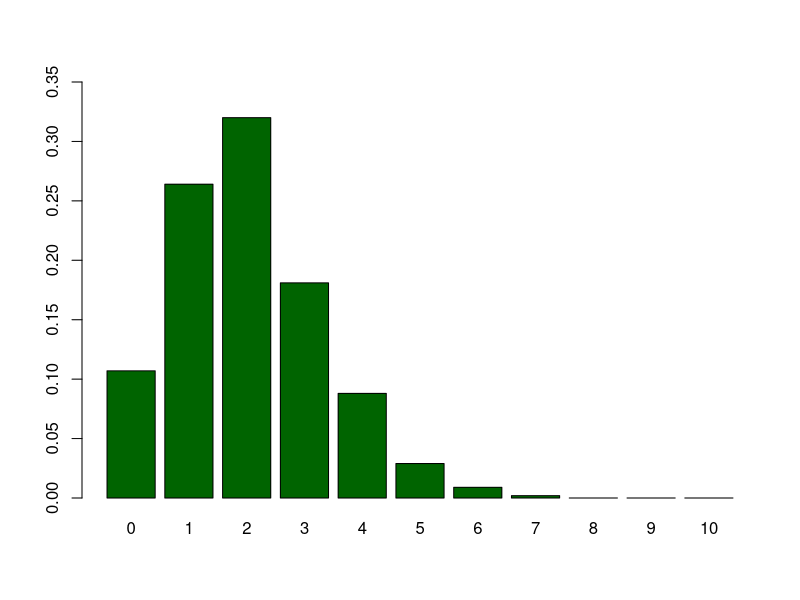

R code for this plot:
## ---- chunk 1
my.tosses = c(0,0,1,0,0,0,0,0,1,0)
## ---- chunk 2
sample(my.tosses, replace = TRUE)
sample(my.tosses, replace = TRUE)
sample(my.tosses, replace = TRUE)
sample(my.tosses, replace = TRUE)
## ---- chunk 3
n.bootstrap.samples = 1000
n.heads = vector()

for (i in 1:n.bootstrap.samples) {
  bootstrap.sample <- sample(my.tosses, replace = TRUE)
  
  n.heads[i] <- sum(bootstrap.sample) 
}
## ---- chunk 4
kableExtra::kable( matrix(n.heads, 25, 40))
## ---- chunk 5
transposed <- t(table(factor(n.heads, levels=0:10)))
rownames(transposed) = "Freq"

kableExtra::kable(transposed)
## ---- chunk 6
barplot(table(factor(n.heads, levels=0:10))/1000, 
        col  = "darkgreen",
        ylim = c(0,.35) )
